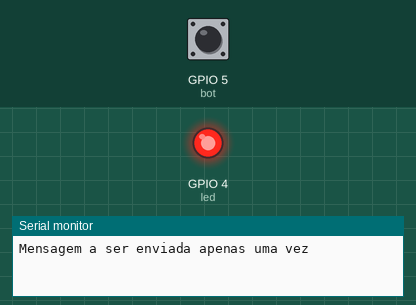
A sketch run on a simulated ESP32. Shown: output pins drawn as LEDs (lit = HIGH), the last lines printed to the serial monitor. The inputs (shaded band) are chosen by the test bench; at power-on: GPIO 5 (bot) HIGH.

Above: at 1.2 s.
1.3 s: GPIO 5 (bot) pulled LOW for 0.15 s
At 1.4 s:
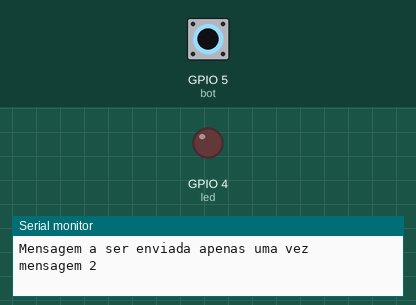
3.0 s: GPIO 5 (bot) pulled LOW for 3.2 s
At 6.8 s:
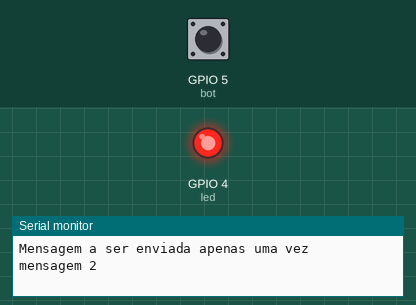
Timing chart, 0 to 8.3 s (numbered marks = the images above; inputs shaded):
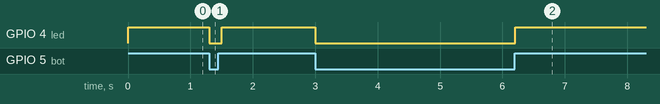

Measured:
- after the input at 1.3 s, GPIO 4 (led): HIGH → LOW at once, → HIGH 0.20 s later
- after the input at 3.0 s, GPIO 4 (led): HIGH → LOW at once, → HIGH 3.2 s later

The sketch:

sketch.ino
```cpp
 const int bot = 5; //id do botão
 const int led = 4; // pin / ligar LED
 int est_bot = 0; //estado do botão

 bool press = false;
 bool texto = false;

void setup() {
  Serial.begin(115200);

//pinMode(bot, INPUT_PULLUP);
pinMode(led, OUTPUT);
pinMode(est_bot, INPUT);


}

void loop() {


digitalWrite(led, digitalRead(bot));


 if (digitalRead(bot) && !texto && !press) {
   Serial.println("Mensagem a ser enviada apenas uma vez"); // código para enviar a mensagem
   texto = true; // atualiza a variável para indicar que a mensagem foi enviada
   press = true; // atualiza a variável para indicar que o botão foi pressionado

   return; //codigo abaixo n vai ser lido se tiver true
}

 if (!digitalRead(bot) && press) {
    Serial.println("mensagem 2");
    press = false; // resetar a variável para indicar que o botão foi liberado
  }

  delay(100); // evita que o programa execute com mt frequencia e consuma mais recursos que o necessário
}
```
